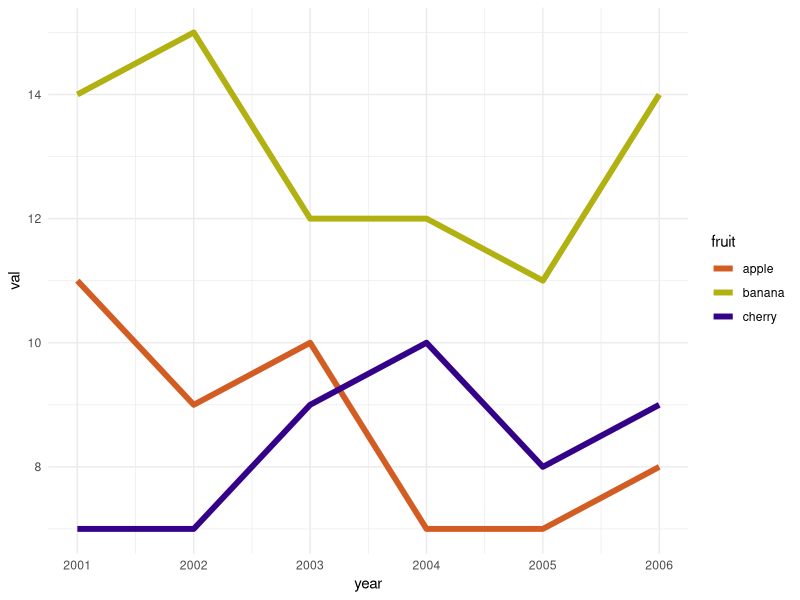

The R source for this figure:
library(ggplot2)
library(tidyr  )
library(dplyr  )

data <- data.frame(
   year   = c(2001, 2002, 2003, 2004, 2005, 2006),
   apple  = c(  11,    9,   10,    7,    7,    8),
   banana = c(  14,   15,   12,   12,   11,   14),
   cherry = c(   7,    7,    9,   10,    8,    9),
   junk   = c(   3,    2,    4,    6,    3,    8)
);

gathered_data <- data                             %>%
   select (year, apple, banana, cherry)           %>%  # get rid of junk
   gather (key = 'fruit', value = 'val', -year);


ggplot(
  gathered_data,
  aes(
    x = year,
    y = val
  )
) +
geom_line(
     aes(color = fruit),
     size = 2
) +
scale_color_manual(
    values = c(
       '#d35c23',
       '#b2b112',
       '#340289')
) +
theme_minimal(
)
